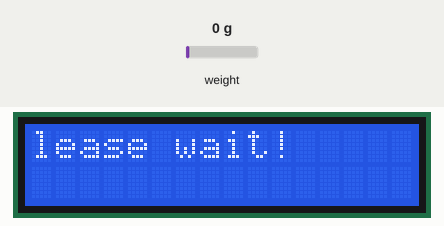
The sketch below on a simulated Arduino Uno, built with avr-gcc and run on an emulated ATmega328P. On the bench: 16×2 character LCD. The test bench sets the inputs (shaded band); at power-on: weight on the scale 0 g.

Above: at 8.7 s.
At 13.2 s:
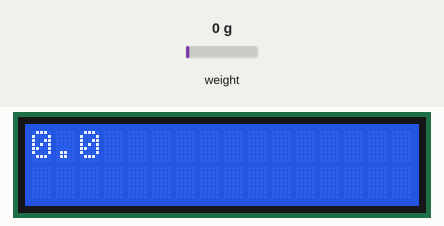
13.3 s: weight on the scale set to 100 g
At 13.7 s:
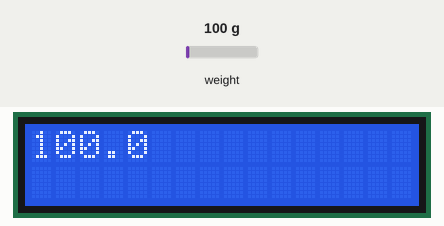
14.8 s: weight on the scale set to 1250 g
At 15.5 s:
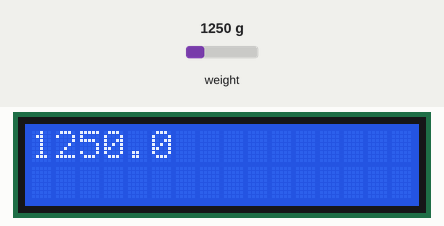
18.6 s: weight on the scale set to 2500 g
At 19.2 s:
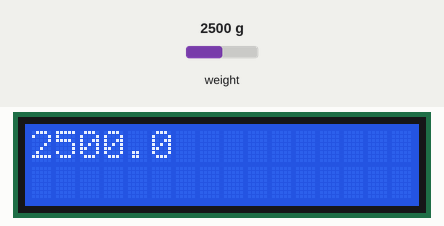
Timing chart, 0 to 21.4 s (numbered marks = the images above; inputs shaded):
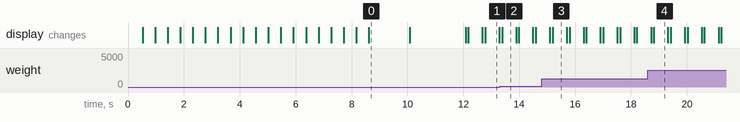

The sketch:

calibrated_ready_lcd.ino
```cpp
// Arduino, HX711 module, and LCD Library
#include <Arduino.h>
// scale module
#include "HX711.h"
// LCD header file
#include <LiquidCrystal.h>
// JSON header file used for JSON data transmission
#include <ArduinoJson.h>


// HX711 circuit wiring
const int LOADCELL_DOUT_PIN = 2;
const int LOADCELL_SCK_PIN = 3;

// creating scale object used in the header file
HX711 scale;

// Creates an LCD object. Parameters: (rs, enable, d4, d5, d6, d7)
// creating lcd screen to diplay weight
LiquidCrystal lcd(6, 7, 10, 11, 12, 13);

// setup code used at start up
// allows the scale to calibrate itself before a weight is placed on the scale
void setup() {
  // baud rate used for the communication speed
  Serial.begin(9600);
  // setting up scale pins
  scale.begin(LOADCELL_DOUT_PIN, LOADCELL_SCK_PIN);
  // set up the LCD's number of columns and rows:
  lcd.begin(16, 2);
  // remove text from screen
  lcd.clear();
  // set cursor, where to start the message
  lcd.setCursor(0,0);
  // printing mesage on lcd screen
  lcd.print(" Calibrating Scale Please wait!");
   for (int positionCounter = 0; positionCounter < 20; positionCounter++) {
    lcd.scrollDisplayLeft(); // scroll one position left:
    delay(450);              // wait a bit
  }
  // setting calibration factor used to calibrate the scale. Value is from uncalibrated program
  scale.set_scale(88.175);
  //scale.set_scale(-471.497);// this value is obtained by calibrating the scale with known weights

  // reset the scale to 0
  scale.tare();

  // timed delay
  // clear lcd screen
  lcd.clear();
  // reset cursor
  lcd.setCursor(0,0);

  // printing the value of one reading
  lcd.print(" Scale is ready!");

  // time delay
  delay(2000);
}


void loop() {
  // clear data on LCD screen
  lcd.clear();
  // sets the cursor to the first index, allowing data to be placed ath the beginning
  lcd.setCursor(0,0);
  // printing the value of one reading
  lcd.print(scale.get_units(), 1);

  // for loop checking if a message has been sent
   if (Serial.available() > 0) {
    // read message
      String message = Serial.readStringUntil('\n');

      // if message is true
      if(message == "on"){
        // initialize json messafe
        StaticJsonDocument<200> doc;

        // set message value to weight of from scale
        doc["value"] = scale.get_units();
        // send message to serial port
        serializeJson(doc, Serial);
    }
   }
  // time delay
  delay(500);
}
```

Measured:
- after the input at 13.3 s, the display: changes after 0.09 s (image 2)
- after the input at 14.8 s, the display: first differs from a run without the input after 0.40 s (image 3)
- after the input at 18.6 s, the display: first differs from a run without the input after 0.22 s (image 4)
- what the display in image 0 shows lasts 1.5 s, from 8.6 s to 10.1 s
- what the display in image 1 shows lasts 0.5 s, from 12.8 s to 13.3 s
